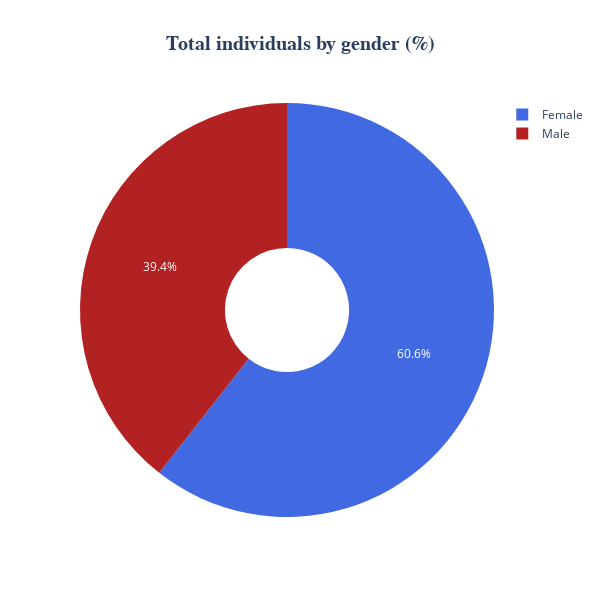

Notebook code cell kept with this figure:
### Markdown cell above
#### Total individuals by gender in the cohort of study

### Code cell
df = df[df['gender'] != 'Other']

custom_colors_gender = {
    "Female": "royalblue",
    "Male": "firebrick",
}

fig3 = px.pie(df,

              names="gender",
              hole=0.3,
              color="gender",
              color_discrete_map=custom_colors_gender,
              title='Total individuals by gender (%)')


fig3.update_layout(
    title={'x': 0.5, 'font': {'size': 20,
                              'family': 'Arial Black', 'weight': 'bold'}},
    width=600, height=600
)


fig3.show()

### Figure 1 — Plotly figure (JSON) as saved in the notebook; plotly's stock layout.template omitted (floating-point values rounded to 4 significant figures; data arrays with more than 128 entries replaced by an {"elided": "..."} marker saying what was removed)
{"data": [{"customdata": {"elided": "4250x1 str values"}, "domain": {"x": [0, 1], "y": [0, 1]}, "hole": 0.3, "hovertemplate": "gender=%{customdata[0]}<extra></extra>", "labels": {"elided": "4250 str values"}, "legendgroup": "", "marker": {"colors": {"elided": "4250 str values"}}, "name": "", "showlegend": true, "type": "pie"}], "layout": {"height": 600, "legend": {"tracegroupgap": 0}, "title": {"font": {"family": "Arial Black", "size": 20, "weight": "bold"}, "text": "Total individuals by gender (%)", "x": 0.5}, "width": 600}}
